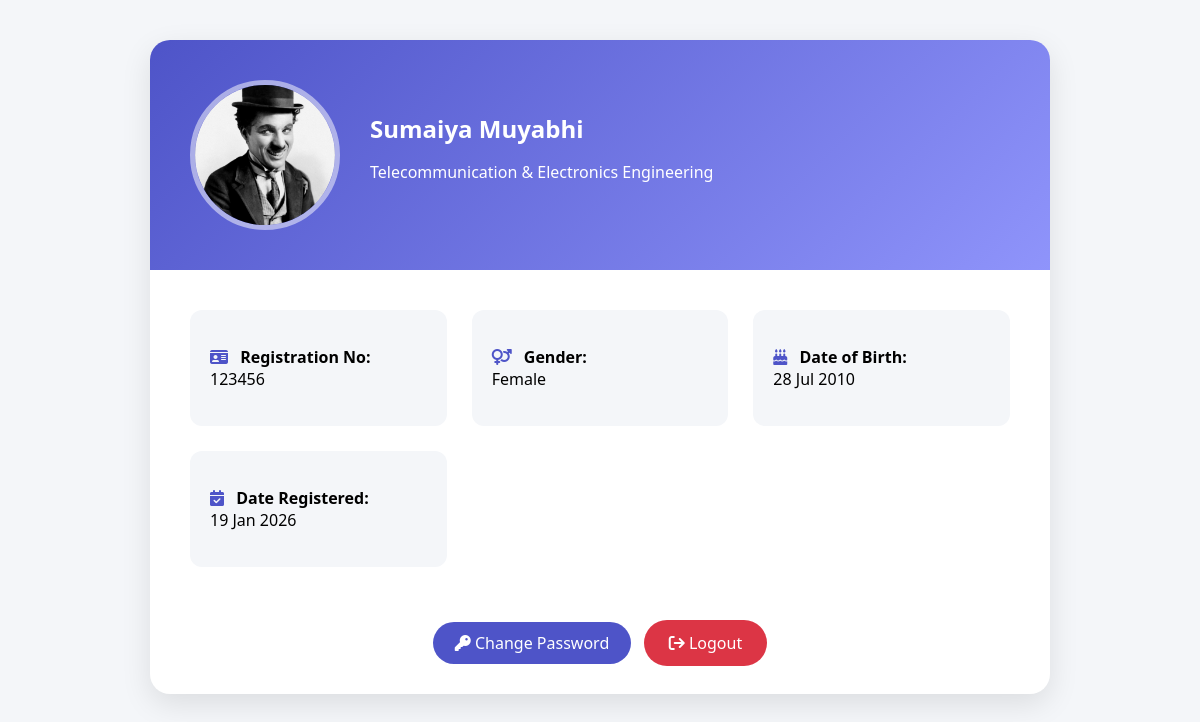
Page /student/profile.php (signed in) on the committed database.
### tables this page shows
CREATE TABLE `students` (
  `id` int(11) NOT NULL,
  `user_id` int(11) DEFAULT NULL,
  `first_name` varchar(50) DEFAULT NULL,
  `last_name` varchar(50) DEFAULT NULL,
  `gender` enum('Male','Female') DEFAULT NULL,
  `course_id` int(11) DEFAULT NULL,
  `reg_no` varchar(30) DEFAULT NULL,
  `dob` date DEFAULT NULL,
  `date_registered` timestamp NOT NULL DEFAULT current_timestamp(),
  `photo` varchar(255) DEFAULT NULL
);

CREATE TABLE `courses` (
  `id` int(11) NOT NULL,
  `course_name` varchar(100) NOT NULL
);

### student/profile.php (the view, shortened to what this page needs)
<?php
require '../config/db.php';
$stmt = $pdo->prepare("
    SELECT s.*, c.course_name
    FROM students s
    JOIN courses c ON s.course_id = c.id
    WHERE s.user_id = ?
");
$stmt->execute([$_SESSION['user_id']]);
$s = $stmt->fetch(PDO::FETCH_ASSOC);
?>
<!DOCTYPE html>
<html>
<head>
    <link rel="stylesheet" href="../assets/css/style.css">
    <link rel="stylesheet" href="https://cdnjs.cloudflare.com/ajax/libs/font-awesome/6.5.0/css/all.min.css">
</head>
<body>
    <div class="profile-container">
        <div class="profile-header">
            <img src="../assets/uploads/<?= htmlspecialchars($s['photo']) ?>">
            <div>
                <h2><?= htmlspecialchars($s['first_name'] . ' ' . $s['last_name']) ?></h2>
                <p><?= htmlspecialchars($s['course_name']) ?></p>
            </div>
        </div>
        <div class="profile-body">
            <div class="info">
                <p><i class="fa fa-id-card"></i> <b>Registration No:</b><br>
                    <?= htmlspecialchars($s['reg_no']) ?></p>
            </div>
            <div class="info">
                <p><i class="fa fa-venus-mars"></i> <b>Gender:</b><br>
                    <?= htmlspecialchars($s['gender']) ?></p>
            </div>
            <div class="info">
                <p><i class="fa fa-cake-candles"></i> <b>Date of Birth:</b><br>
                    <?= date('d M Y', strtotime($s['dob'])) ?></p>
            </div>
            <div class="info">
                <p><i class="fa fa-calendar-check"></i> <b>Date Registered:</b><br>
                    <?= date('d M Y', strtotime($s['date_registered'])) ?></p>
            </div>
        </div>
        <div class="logout">
            <a href="change_password.php"
                style="display:inline-block;margin-top:15px;
          background:#4e54c8;color:white;
          padding:10px 22px;border-radius:30px;
          text-decoration:none;">
                <i class="fa fa-key"></i> Change Password
            </a>
            <a href="../logout.php">
                <i class="fa fa-sign-out"></i> Logout
            </a>
        </div>
    </div>
</body>
</html>

### assets/css/style.css (style rules this page uses)
body { font-family: 'Segoe UI'; background: #f4f6f9; }

### student/profile.php (style rules this page uses)
.profile-container { max-width: 900px; margin: 40px auto; background: white; border-radius: 20px; box-shadow: 0 10px 30px rgba(0, 0, 0, .1); overflow: hidden; }
.profile-header { background: linear-gradient(135deg, #4e54c8, #8f94fb); color: white; padding: 40px; display: flex; align-items: center; gap: 30px; }
.profile-header img { width: 140px; height: 140px; border-radius: 50%; object-fit: cover; border: 5px solid rgba(255, 255, 255, .5); }
.profile-header h2 { margin: 0; }
.profile-body { padding: 40px; display: grid; grid-template-columns: repeat(auto-fit, minmax(250px, 1fr)); gap: 25px; }
.info { background: #f4f6f9; padding: 20px; border-radius: 12px; }
.info i { color: #4e54c8; margin-right: 8px; }
.logout { text-align: center; padding-bottom: 30px; }
.logout a { background: #dc3545; color: white; padding: 12px 25px; border-radius: 30px; text-decoration: none; }

### rows in the picture
students: photo (placeholder picture), first_name+last_name "Sumaiya Muyabhi", course.course_name "Telecommunication & Electronics Engineering", reg_no "123456", gender "Female", dob "28 Jul 2010", date_registered "19 Jan 2026"
